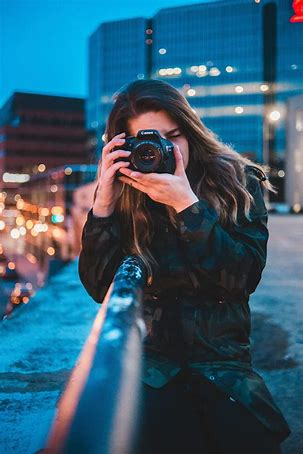
#> input picture working_img_3/OIP.jpeg, 303 x 454 px
$ python IMAGE.PY
#> lines starting #> are read from the running program, lines starting #| are printed output that depends on the picture
from PIL import Image,ImageFilter
img = Image.open('OIP.jpeg')
#> img is the input picture: PIL image 303x454 RGB; mean R, G, B 53, 91.1, 112
res = img.resize((500,500))
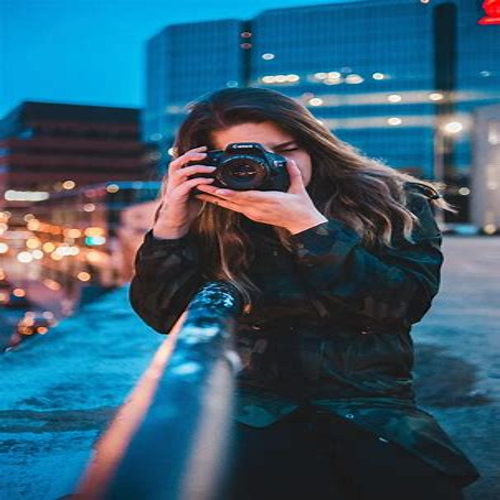
#> res: PIL image 500x500 RGB; mean R, G, B 53, 91.1, 112
res.save('big.png','png')
# if You want to reduce size  and not want to crop image use thumnail
# its heplful when You need to reduce size for social media platform small size image
img.thumbnail((200,200)) # thumnail not return any image so we cant store it (w,H)
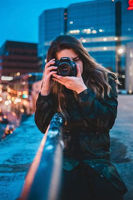
#> img: PIL image 133x200 RGB; mean R, G, B 53, 91.1, 112
img.save('thumb.png','png')

$ run again, with working_img_3/dog.jpeg copied over working_img_3/OIP.jpeg
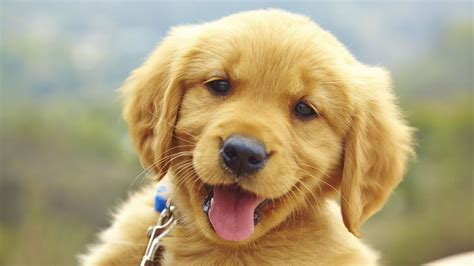
#> input picture working_img_3/dog.jpeg, 474 x 266 px
#> img is the input picture: PIL image 474x266 RGB; mean R, G, B 175.9, 160.6, 122.8
#> `res = img.resize((500,500))`:
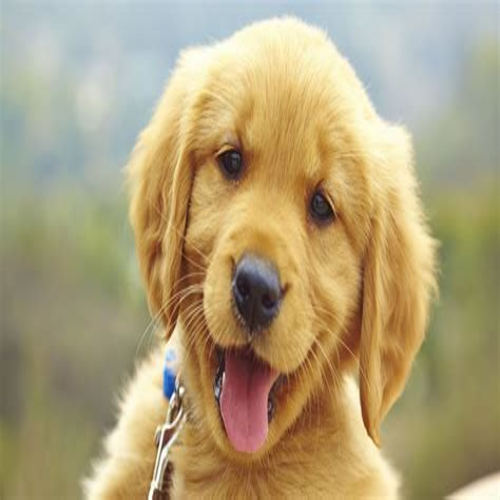
#> res: PIL image 500x500 RGB; mean R, G, B 175.9, 160.6, 122.8
#> img: PIL image 200x112 RGB
